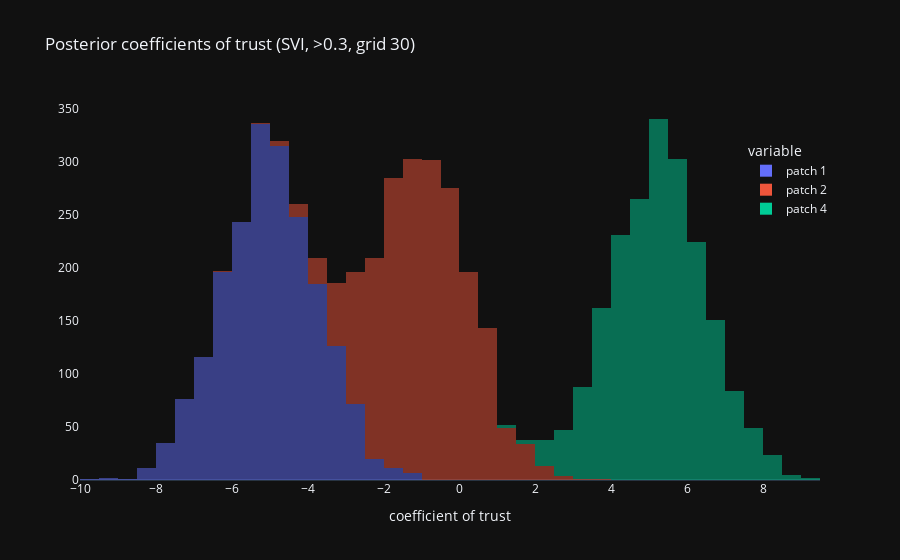

Notebook code for this chart:
### Code cell
plot_coefs(post30high, ">0.3", 30)

### Figure 1 — Plotly figure (JSON) as saved in the notebook; plotly's stock layout.template omitted (floating-point values rounded to 4 significant figures; data arrays with more than 128 entries replaced by an {"elided": "..."} marker saying what was removed)
{"data": [{"alignmentgroup": "True", "bingroup": "x", "hovertemplate": "variable=patch 1<br>value=%{x}<br>count=%{y}<extra></extra>", "legendgroup": "patch 1", "marker": {"color": "#636efa", "opacity": 0.5, "pattern": {"shape": ""}}, "name": "patch 1", "nbinsx": 90, "offsetgroup": "patch 1", "orientation": "v", "showlegend": true, "type": "histogram", "x": {"elided": "2000 float values"}, "xaxis": "x", "yaxis": "y"}, {"alignmentgroup": "True", "bingroup": "x", "hovertemplate": "variable=patch 2<br>value=%{x}<br>count=%{y}<extra></extra>", "legendgroup": "patch 2", "marker": {"color": "#EF553B", "opacity": 0.5, "pattern": {"shape": ""}}, "name": "patch 2", "nbinsx": 90, "offsetgroup": "patch 2", "orientation": "v", "showlegend": true, "type": "histogram", "x": {"elided": "2000 float values"}, "xaxis": "x", "yaxis": "y"}, {"alignmentgroup": "True", "bingroup": "x", "hovertemplate": "variable=patch 4<br>value=%{x}<br>count=%{y}<extra></extra>", "legendgroup": "patch 4", "marker": {"color": "#00cc96", "opacity": 0.5, "pattern": {"shape": ""}}, "name": "patch 4", "nbinsx": 90, "offsetgroup": "patch 4", "orientation": "v", "showlegend": true, "type": "histogram", "x": {"elided": "2000 float values"}, "xaxis": "x", "yaxis": "y"}], "layout": {"barmode": "relative", "legend": {"title": {"text": "variable"}, "tracegroupgap": 0, "x": 0.9, "xanchor": "left", "y": 0.9, "yanchor": "top"}, "title": {"text": "Posterior coefficients of trust (SVI, >0.3, grid 30)"}, "xaxis": {"anchor": "y", "domain": [0, 1], "title": {"text": "coefficient of trust"}}, "yaxis": {"anchor": "x", "domain": [0, 1], "showgrid": false, "title": {"text": ""}}}}
